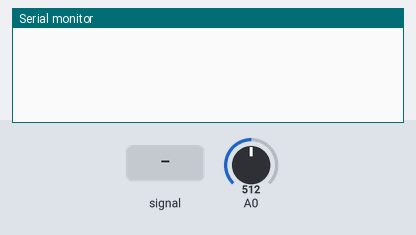
This sketch was run on a simulated Arduino Uno, built with avr-gcc and run on an emulated ATmega328P. On the bench: the last lines printed to the serial monitor. The test bench sets the inputs (shaded band); at power-on: A0 = 512. Random numbers use the default seed unless the sketch sets one.

Above: at 1.2 s.
1.3 s: A0 fed a 200 Hz sine of ±81 counts around its level
At 1.46 s:
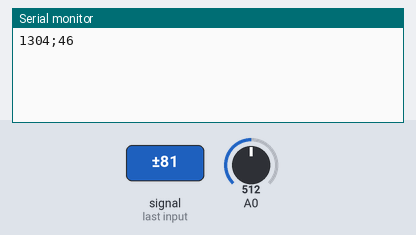
3.0 s: A0 fed a 2 Hz sine of ±306 counts around its level
At 3.8 s:
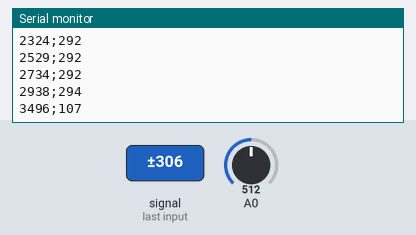
Timing chart, 0 to 6.0 s (numbered marks = the images above; inputs shaded):
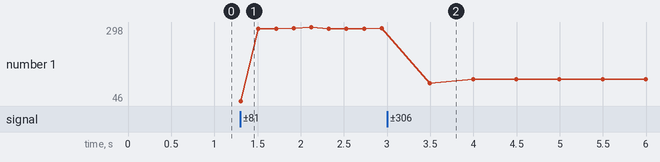

Measured:
- after the input at 1.3 s, the serial monitor: prints a new line at once (image 1)
- after the input at 3.0 s, the serial monitor: prints a new line after 0.50 s (image 2)
- plotted number 1: 294 → 120 after the input at 3.0 s

The sketch:

main.ino
```cpp
#include "cardio.c"
#include "simulateur.c"

int valeur_intermediaire = 0;       //Cette variable servira à stocker la valeur analogique du pouls de la boucle précédente
long temps_intermediaire = 0;       //Cette variable servira à stocker le temps du pouls de la boucle précédente
int seuil = 0;                      //Cette variable sert à savoir si nous sommes dans un état ou le sang passe ou non
int entree_analogique;              //Cette varaible sert à contenir les valeur lues par le capteur ou simulées
int val_pouls;                      //Variable contenant l'etat du pouls (0 ou 1) pour le programme coeur.ino
int valeur_repere = 500, repere_battement=10000;   //Ces variables sont respectivement un repere pour différencier un etat de pouls haut et bas
                                                    //Et un repere pour le simulateur pour la quantité de meme valeur à générer
long temps_debut_poul;              //Contient la valeur du temps du début de mesure du pouls
int choix = 0;                      //Permet de choisir entre lire les valeurs sur le capteur ou simuler ces valeurs

void setup() {
  pinMode(A0, INPUT);
  Serial.begin(9600);
}


void loop() {
  if (seuil >= repere_battement)                //Si repere dépasse notre encadrement, il est reinitialisé
  {
    seuil = 0;
  }
  if (choix == 0)                               //Si on décide de générer les valeurs par le capteur
  {
    entree_analogique = analogRead(0);          //On affecte entree_analogique à la valeur analogique lue
  }
  else if (choix == 1)                          //Si on décide de générer les valeurs par le simulateur
  {
    entree_analogique = Simulation(seuil,repere_battement);   //On affecte entree_analogique à la valeur analogique simulée
  }
  else
  {
    Serial.println("Ce n'est pas un choix valide");   //Si le choix entré est incorrect, on envoie un message d'erreur
  }
  seuil++;                                            //On incrémente le seuil
  if (entree_analogique > valeur_repere) {            //On vérifie si entree_analogique est supérieur au repère afin de déterminer si du sang passe

    if (valeur_intermediaire <= valeur_repere) {      //On vérifie si le valeur du cycle de boucle précédent est inférieur au repere si oui, cela signifie qu'un nouveau battement commence
      temps_debut_poul = millis();                    //Le temps du debut du battement est affecté au temps qu'i s'est écoulé depuis l'exécution du programme
      if (temps_debut_poul > (temps_intermediaire + 200)){        //On détermine qu'il s'est écoulé 200 millisecondes depuis la mesure du début du battement précédent
        long poul = CalculPoul(temps_debut_poul, temps_intermediaire);      //On calcul le pouls à partir des informations récoltées
        Serial.print(temps_debut_poul);                                     //Affichage du temps associé au pouls
        Serial.print(";");                                                  //Affichage d'un ";" pour la lecture du port série par processing
        Serial.println(poul);                                               //Affichage du pouls
        temps_intermediaire = temps_debut_poul;                             //Le temps du pouls calculé est affecté comme étant le temps du battement précédent pour la boucle suivante
      }
    }
  }
  valeur_intermediaire = entree_analogique;     //La valeur lue est affecté comme étant la valeur précédente pour la boucle suivante
}
```

cardio.c
```cpp
#include "cardio.h"
#include <Arduino.h>


long CalculPoul(long tempspoul, long tempsIntermediaire)
{
  return (1000.0 * 60.0) / (tempspoul - tempsIntermediaire); //Dans ce calcul, nous convertissons la difference du temps lors de la detection d'un pouls
}                                                            //et du temps de detection d'un precedent pouls
```

cardio.h
```cpp
long CalculPoul(long tempspoul, long tempsIntermediaire);
```

simulateur.c
```cpp
int Simulation(int repere,int repere_const)        //Dans cette fonction, nous simulons des valeurs basses et hautes à intervalle régulier correspondant à la durée d'un battement et l'écart entre deux battements.
{                                                  //Cet intervalle est aléaoire et importe peu, il suffit juste qu'il soit assez grand pour être identifiable par le système
  int m = 0;
  if (repere < (repere_const/2))                //Si repere est inferieur  à 25 (valeur aleatoire), on insere des valeurs correspondant à un etat bas
  {
    m=rand()%20 + 300;       //On affecte la valeur aléatoire basse à 20% autour de 300
  }
  if (repere >=(repere_const/2) && repere <repere_const)  //Si repere est compris entre 25 et 50 (valeurs aleatoires), on insere des valeurs correspondant à un etat haut
  {
    m=rand()%20 + 700;       //On affecte la valeur aléatoire basse à 20% autour de 700
  }

  return m;
}
```
